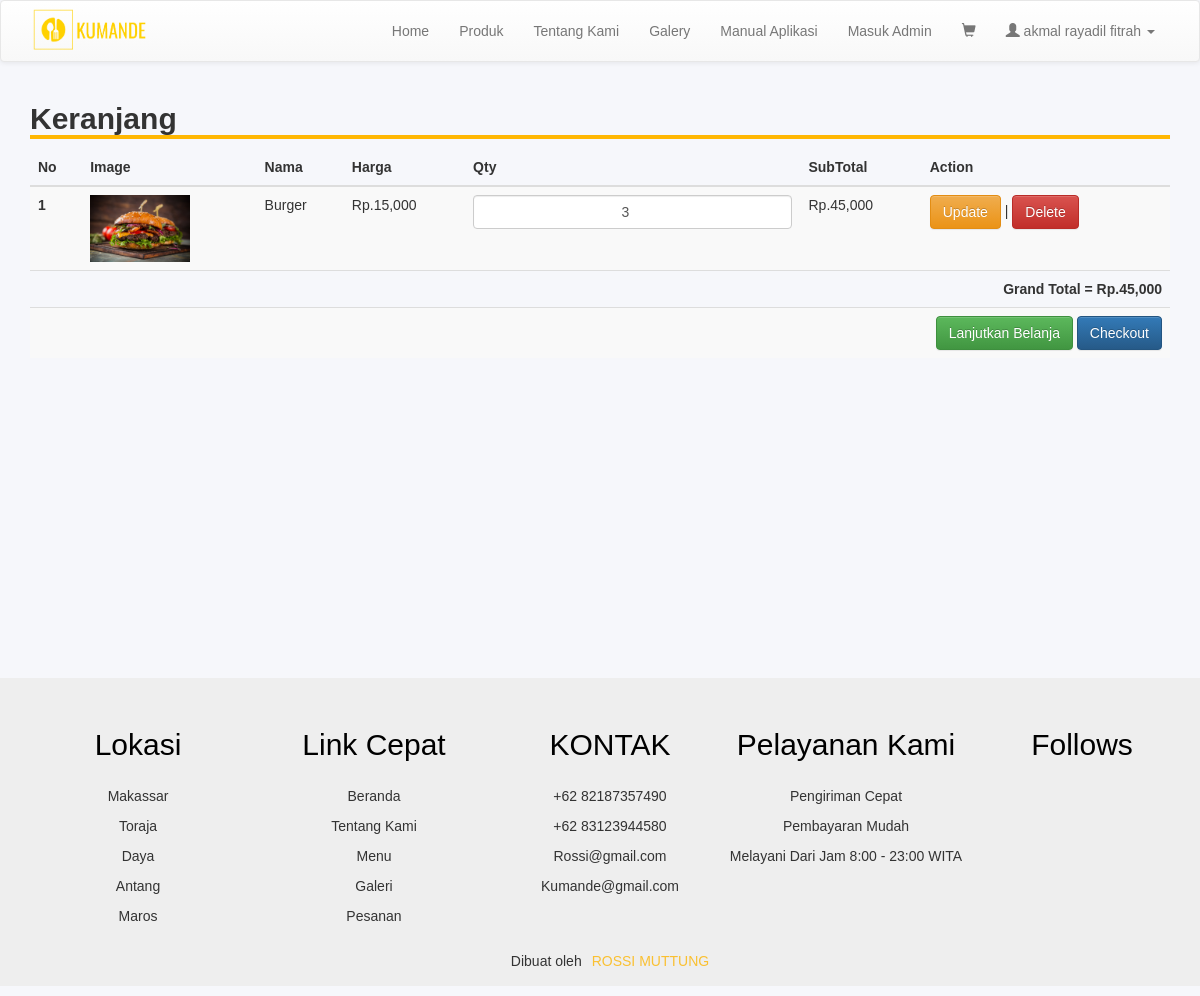
The page /keranjang.php (signed in) on the database as committed earlier.
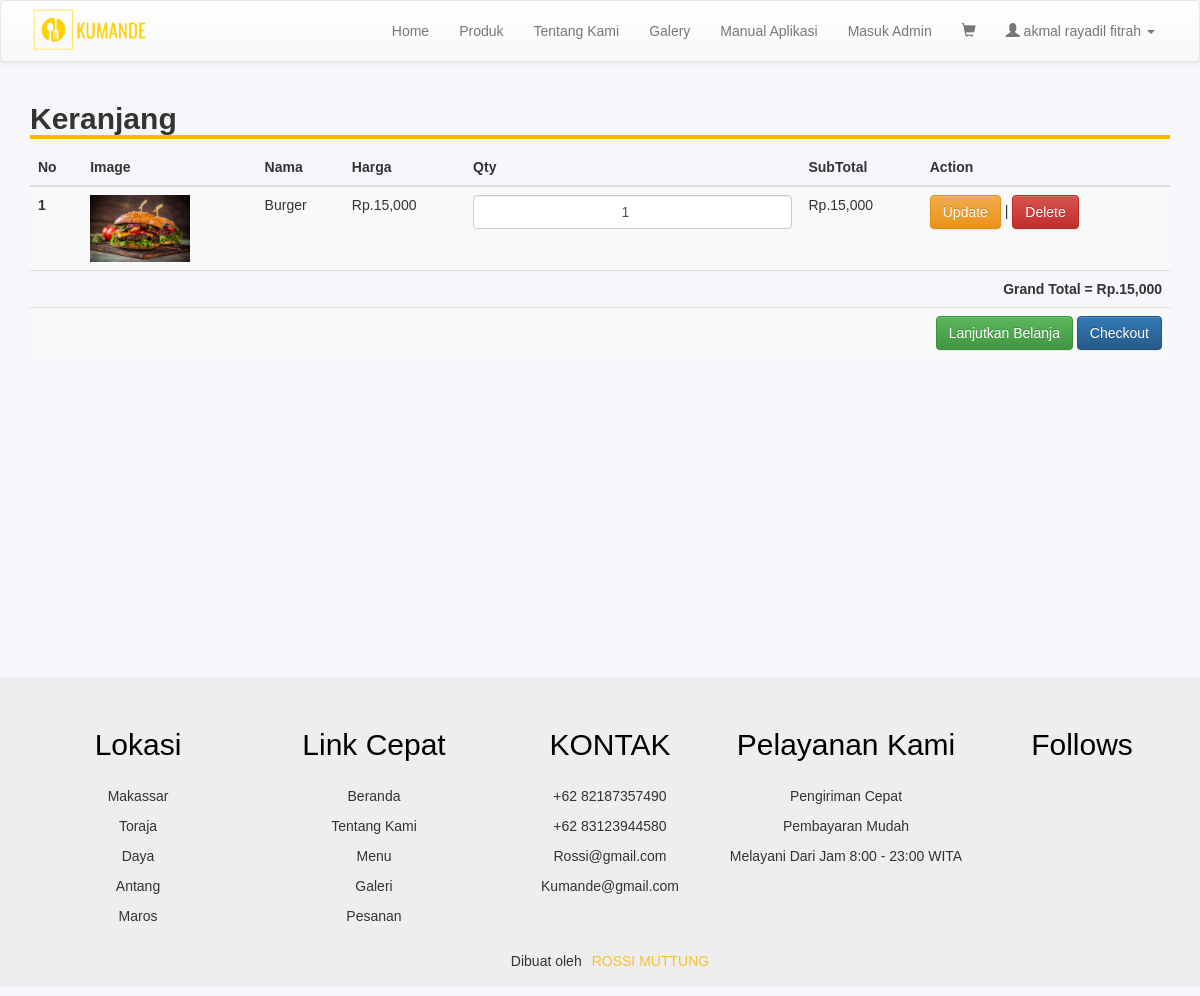
The same page on the database as committed later.
### tables this page shows
CREATE TABLE `keranjang` (
  `id_keranjang` int(11) NOT NULL,
  `kode_customer` varchar(100) NOT NULL,
  `kode_produk` varchar(100) NOT NULL,
  `nama_produk` varchar(100) NOT NULL,
  `qty` int(11) NOT NULL,
  `harga` int(11) NOT NULL
);

CREATE TABLE `produk` (
  `kode_produk` varchar(100) NOT NULL,
  `nama` varchar(100) NOT NULL,
  `image` text NOT NULL,
  `deskripsi` text NOT NULL,
  `harga` int(11) NOT NULL
);

### keranjang.php (the view, shortened to what this page needs)
<?php
include 'header.php';
?>
<div class="container" style="padding-bottom: 300px;">
	<h2 style=" width: 100%; border-bottom: 4px solid #ffb703"><b>Keranjang</b></h2>
	<table class="table table-striped">
		<?php
		if (isset($_SESSION['user'])) {
			$kode_cs = $_SESSION['kd_cs'];
			$cek = mysqli_query($conn, "SELECT * FROM keranjang WHERE kode_customer = '$kode_cs'");
			$jml = mysqli_num_rows($cek);
			if ($jml > 0) {
		?>
				<thead>
					<tr>
						<th scope="col">No</th>
						<th scope="col">Image</th>
						<th scope="col">Nama</th>
						<th scope="col">Harga</th>
						<th scope="col">Qty</th>
						<th scope="col">SubTotal</th>
						<th scope="col">Action</th>
					</tr>
				</thead>
				<?php
				if (isset($_SESSION['kd_cs'])) {
					$kode_cs = $_SESSION['kd_cs'];
					$result = mysqli_query($conn, "SELECT k.id_keranjang as keranjang, k.kode_produk as kd, k.nama_produk as nama, k.qty as jml, p.image as gambar, p.harga as hrg FROM keranjang k join produk p on k.kode_produk=p.kode_produk WHERE kode_customer = '$kode_cs'");
					$no = 1;
					$hasil = 0;
					while ($row = mysqli_fetch_assoc($result)) {
				?>
						<tbody>
							<form action="<?php echo $_SERVER['PHP_SELF']; ?>" method="POST">
								<tr>
									<th scope="row"><?= $no;  ?></th>
									<td><img src="image/produk/<?= $row['gambar']; ?>" width="100"></td>
									<td><?= $row['nama']; ?></td>
									<td>Rp.<?= number_format($row['hrg']);  ?></td>
									<td><input type="number" name="qty" class="form-control" style="text-align: center;" value="<?= $row['jml']; ?>"></td>
									<td>Rp.<?= number_format($row['hrg'] * $row['jml']);  ?></td>
									<td><button type="submit" name="submit1" class="btn btn-warning">Update</button> | <a href="keranjang.php?del=1&id=<?= $row['keranjang']; ?>" class="btn btn-danger" onclick="return confirm('Yakin ingin dihapus ?')">Delete</a></td>
								</tr>
							</form>
					<?php
						$sub = $row['hrg'] * $row['jml'];
						$hasil += $sub;
						$no++;
					}
				}
					?>
					<tr>
						<td colspan="7" style="text-align: right; font-weight: bold;">Grand Total = Rp.<?= number_format($hasil); ?></td>
					</tr>
					<tr>
						<td colspan="7" style="text-align: right; font-weight: bold;"><a href="index.php" class="btn btn-success">Lanjutkan Belanja</a> <a href="checkout.php?kode_cs=<?= $kode_cs; ?>" class="btn btn-primary">Checkout</a></td>
					</tr>
			<?php
			}
		} else {
			echo "<tr>
					<td colspan='7' class='text-center bg-danger'><h5><b>SILAHKAN LOGIN TERLEBIH DAHULU SEBELUM BERBELANJA</b></h5></td>
					</tr>";
		}
			?>
						</tbody>
	</table>
</div>
<?php
include 'footer.php';
?>

### header.php (shortened to what this page needs)
<!DOCTYPE html>
<html>
<head>
	<link rel="stylesheet" type="text/css" href="css/bootstrap.min.css">
	<link rel="stylesheet" type="text/css" href="css/style.css">
	<link rel="stylesheet" type="text/css" href="css/gaya.css">
	<link rel="stylesheet" type="text/css" href="css/bootstrap-theme.css">
</head>
<body>
	<nav class="navbar navbar-default" style="padding: 5px;">
		<div class="container">
			<div class="navbar-header">
				<img src="image/home/logo1.png" width="120" alt="">
			</div>
			<div class="collapse navbar-collapse" id="bs-example-navbar-collapse-1">
				<ul class="nav navbar-nav navbar-right">
					<li><a href="index.php">Home</a></li>
					<li><a href="produk.php">Produk</a></li>
					<li><a href="about.php">Tentang Kami</a></li>
					<li><a href="galeri.php">Galery</a></li>
					<li><a href="manual.php">Manual Aplikasi</a></li>
					<li><a href="admin/index.php">Masuk Admin</a></li>
					<?php
					if (isset($_SESSION['kd_cs'])) {
					?>
						<li><a href="keranjang.php"><i class="glyphicon glyphicon-shopping-cart"></i> </a></li>
					<?php
					} else {
						echo "
						<li><a href='keranjang.php'><i class='glyphicon glyphicon-shopping-cart'></i> [0]</a></li>
						";
					}
					if (!isset($_SESSION['user'])) {
					?>
						<li class="dropdown">
							<a href="#" class="dropdown-toggle" data-toggle="dropdown" role="button" aria-haspopup="true" aria-expanded="false"><i class="glyphicon glyphicon-user"></i> Akun <span class="caret"></span></a>
							<ul class="dropdown-menu">
								<li><a href="user_login.php">login</a></li>
								<li><a href="register.php">Register</a></li>
							</ul>
						</li>
					<?php
					} else {
					?>
						<li class="dropdown">
							<a href="#" class="dropdown-toggle" data-toggle="dropdown" role="button" aria-haspopup="true" aria-expanded="false"><i class="glyphicon glyphicon-user"></i> <?= $_SESSION['user']; ?> <span class="caret"></span></a>
						</li>
					<?php
					}
					?>
				</ul>
			</div>
		</div>
	</nav>

### footer.php (shortened to what this page needs)
<footer>
	<div class="footer_main">
		<div class="footer_tag">
			<h2>Lokasi</h2>
			<p>Makassar</p>
			<p>Toraja</p>
			<p>Daya</p>
			<p>Antang</p>
			<p>Maros</p>
		</div>
		<div class="footer_tag">
			<h2>Link Cepat</h2>
			<p>Beranda</p>
			<p>Tentang Kami</p>
			<p>Menu</p>
			<p>Galeri</p>
			<p>Pesanan</p>
		</div>
		<div class="footer_tag">
			<h2>KONTAK</h2>
			<p>+62 82187357490</p>
			<p>+62 83123944580</p>
			<p>Rossi@gmail.com</p>
			<p>Kumande@gmail.com</p>
		</div>
		<div class="footer_tag">
			<h2>Pelayanan Kami</h2>
			<p>Pengiriman Cepat</p>
			<p>Pembayaran Mudah</p>
			<p>Melayani Dari Jam 8:00 - 23:00 WITA</p>
		</div>
		<div class="footer_tag">
			<h2>Follows</h2>
		</div>
	</div>
	<p class="end">Dibuat oleh<span><i class="fa-solid fa-face-grin"></i> ROSSI MUTTUNG</span></p>
</footer>
</body>
</html>

### css/style.css (style rules this page uses)
body { margin: 0; padding: 0; }

### css/gaya.css (style rules this page uses)
* { margin: 0; padding: 0; box-sizing: border-box; font-family: sans-serif; }
html { scroll-behavior: smooth; }
footer { width: 100%; padding: 30px 0 0 20px; background: #eeeeee; }
footer .footer_main { display: grid; grid-template-columns: 1fr 1fr 1fr 1fr 1fr; }
footer .footer_main .footer_tag { text-align: center; }
footer .footer_main .footer_tag h2 { color: #000; margin-bottom: 25px; font-size: 30px; }
footer .footer_main .footer_tag p { margin: 10px 0; }
footer .end { display: flex; align-items: center; justify-content: center; padding: 15px; }
footer .end span { color: #fac031; margin-left: 10px; }
body { background-color: #f6f7fb; }

Rows that differ between the two databases and show on the page:
changed keranjang "Burger": qty "3" → "1"; $row['hrg'] * $row['jml'] "45,000" → "15,000"
Other text that changed with them:
$hasil: "45,000" → "15,000"
